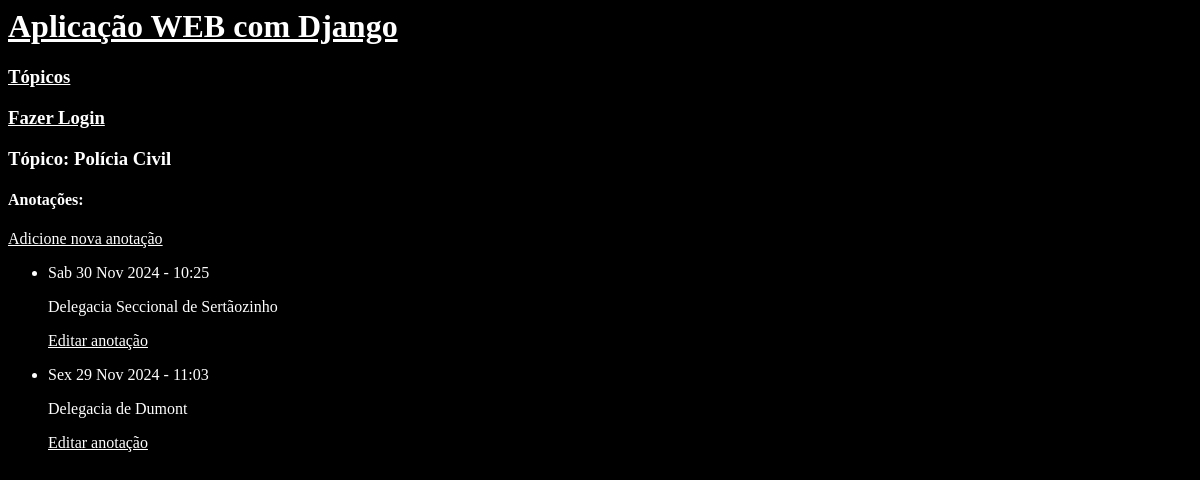
The page /topics/2/ on the database as committed earlier.
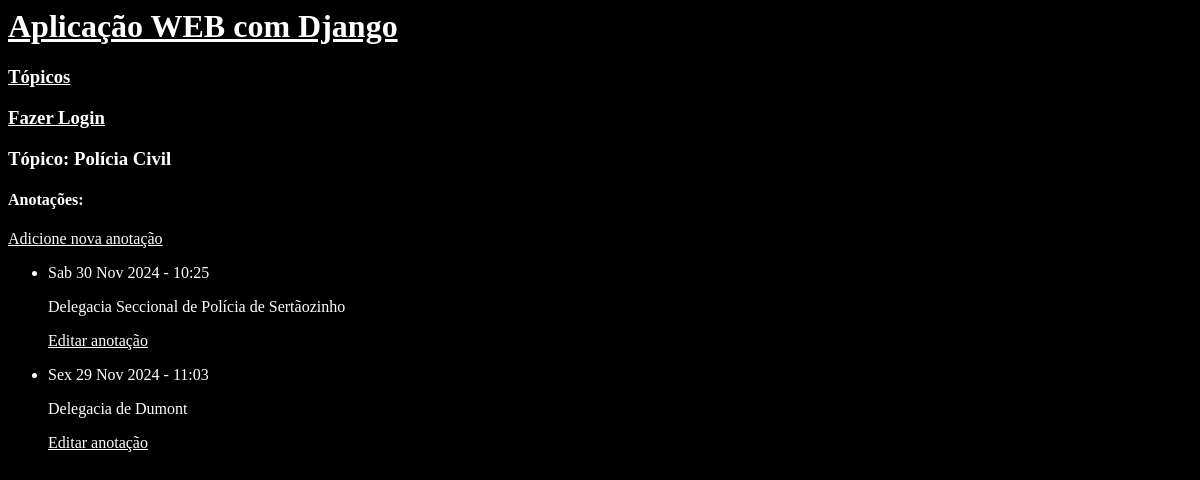
The same page on the database as committed later.
### aplicacaoweb01/models.py (models this page shows, shortened)
class Entry(models.Model):
    topic = models.ForeignKey(Topic, on_delete=models.CASCADE)
    text = models.TextField()
    date_added = models.DateTimeField(auto_now_add=True)
    class Meta:
        verbose_name_plural = 'entries'

### aplicacaoweb01/views.py (the view)
# urls.py: path('topics/<topic_id>/', views.topic, name='topic'),
def topic(request, topic_id):
    topic = Topic.objects.get(id = topic_id)
    entries = topic.entry_set.order_by('-date_added') # type: ignore
    context = {'topic': topic, 'entries': entries}
    return render(request, 'aplicacaoweb01/topic.html', context)

### aplicacaoweb01/models.py (called while the page is built)
    def __str__(self):
        return self.text

### aplicacaoweb01/templates/aplicacaoweb01/topic.html
{% extends "aplicacaoweb01/base.html" %}
{% block content %}
    <h3>Tópico: {{ topic }}</h3>
    <h4>Anotações: </h4>
    <p>
        <a href="{% url 'new_entry' topic.id %}">Adicione nova anotação</a>
    </p>
    <ul>
        {% for entry in entries %}
        <li>
            <p>{{ entry.date_added | date:'D d M Y - H:i'}}</p>
            <p>{{ entry.text | linebreaks }}</p>
            <p>
                <a href="{% url 'edit_entry' entry.id %}">Editar anotação</a>
            </p>
        </li>
        {% empty %}
        <li>
            Não há registro.
        </li>
        {% endfor %}
    </ul>
{% endblock content %}

Rows that differ between the two databases and show on the page:
changed Entry: text "Delegacia Seccional de Sertãozinho" → "Delegacia Seccional de Polícia de Sertãozinho"
